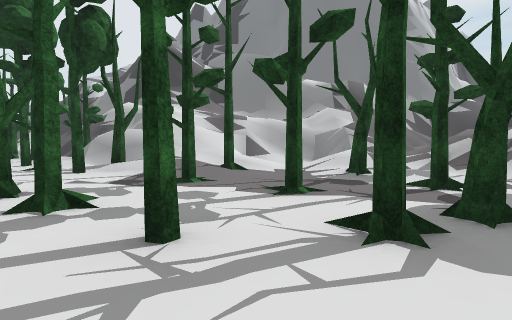
view 1 (above)

24 first-person views from a walk through a Unity game level. The camera is 1.2 m above the floor, tilts 4° down and sees 80° across. The floor is counted in squares, 2 m on a side. Each view is taken from the middle of a square. On the plan, view 1 faces up. The plan holds only what a view shows up to about 9 squares ahead; the rest is blank. The place goes on beyond the plan. Some animated figures are not drawn. Door leaves are left out, so doorways stand open. Some surface patterns are stand-ins.

view 2
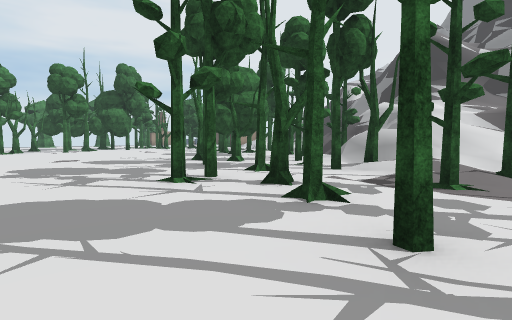

view 3
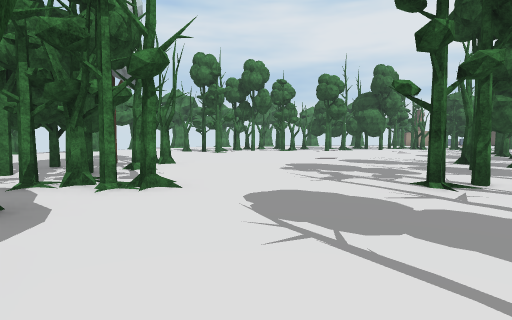

view 4
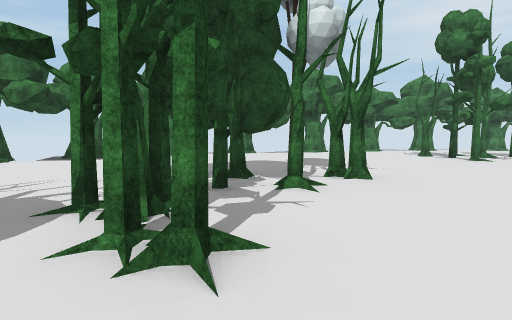

view 5
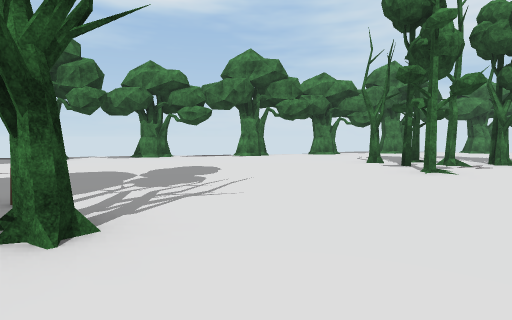

view 6
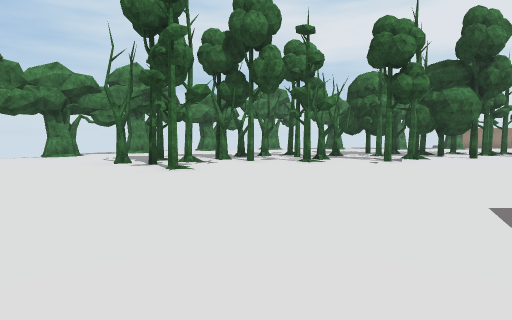

view 7
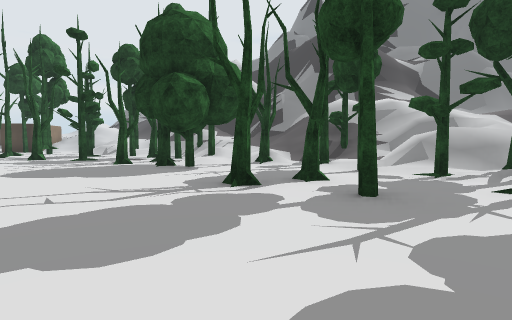

view 8
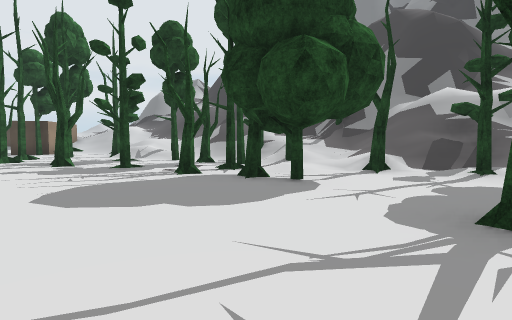

view 9
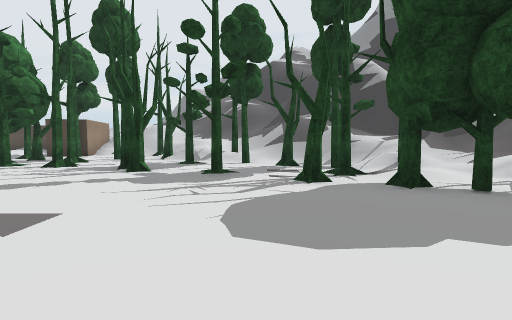

view 10
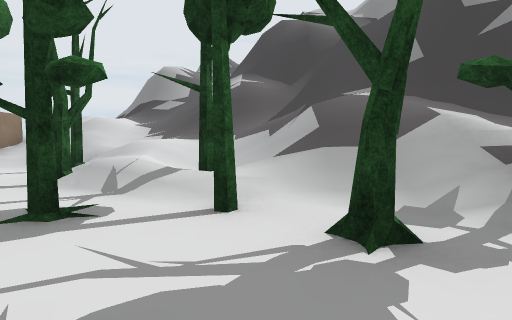

view 11
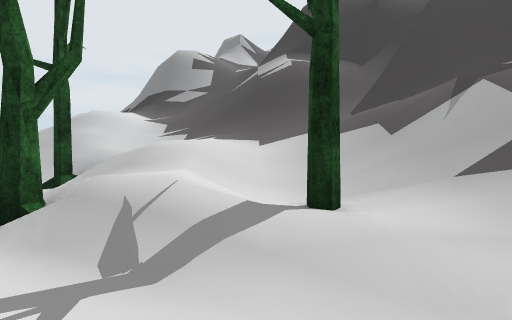

view 12
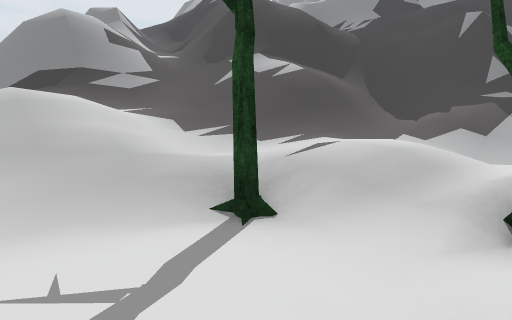

view 13
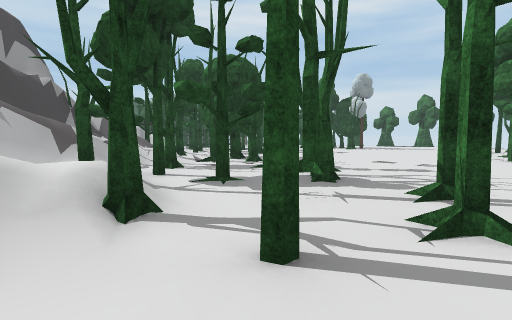

view 14
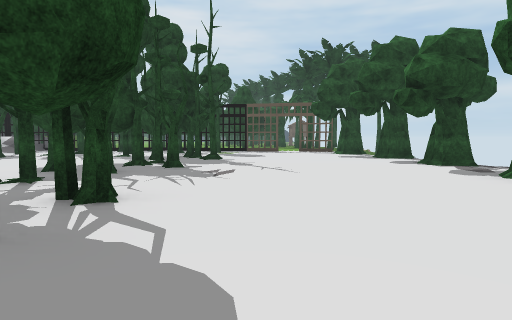

view 15
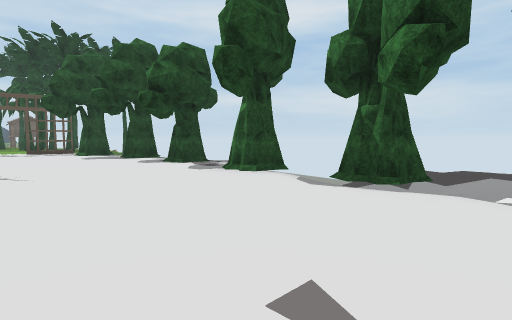

view 16
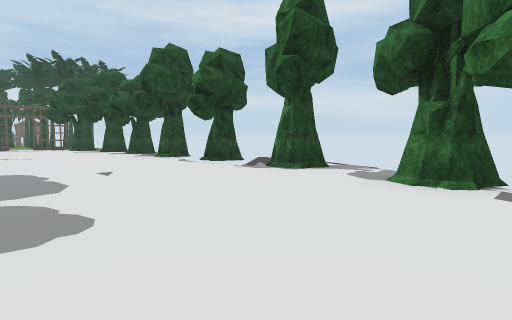

view 17
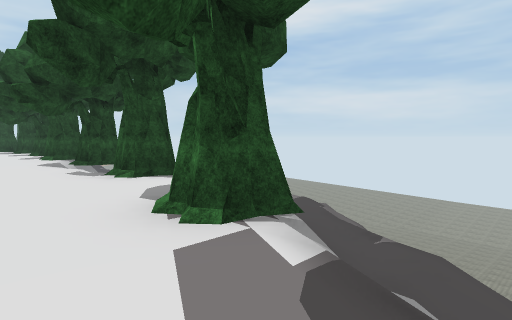

view 18
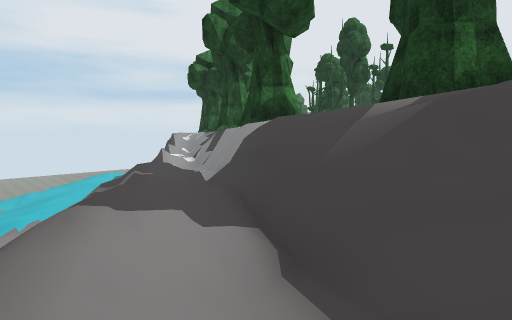

view 19
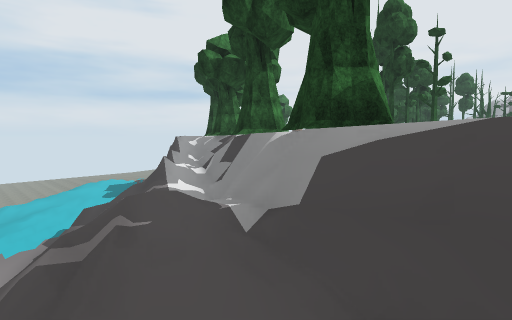

view 20
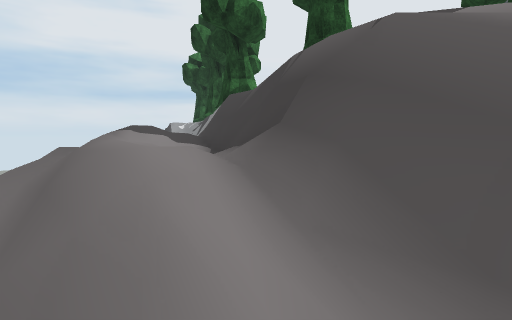

view 21
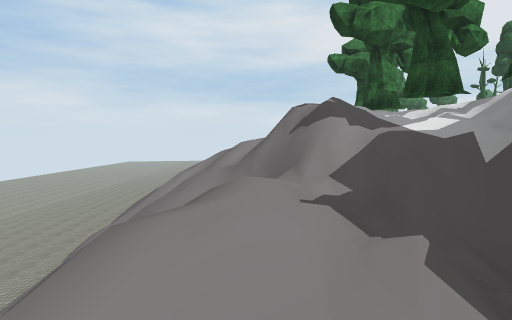

view 22
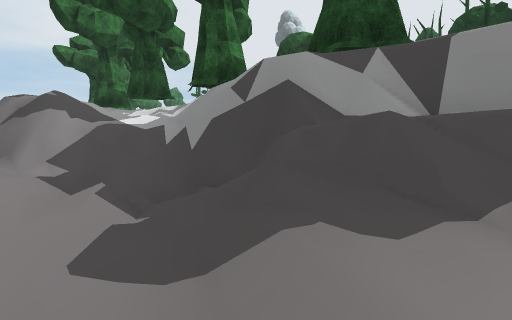

view 23
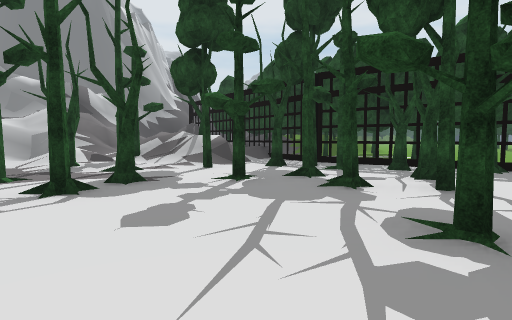

view 24
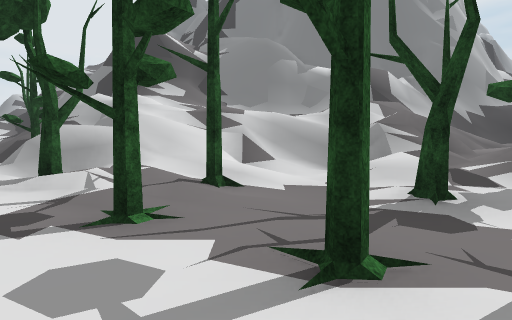

### Floor plan
Key: @ floor where view 1 was taken; # wall or solid block; x gap in a wall; . main floor; : floor 0.75 m higher than the main floor; + floor 1.5 m higher than the main floor; - floor 1.5 m lower than the main floor; * floor 2.5 m higher than the main floor; % floor 2.75 m higher than the main floor; & floor 3.25 m higher than the main floor; / step, stairs or slope; = window, fence, low wall or low ledge; ^ raised ledge; v drop or lower ground; T tree; O other object.
Columns run from 16 left of view 1 to 9 right of it. Each row starts with its distance up from view 1.
 22    ==
 21    //=
 20 =#///=
 19  ==/==
 18 /////^^^
 17 //////#=
 16 //////==
 15 ./T////^^
 14 ../////#^=
 13 .TT/T///#^=^
 12 T.../T/T/##^^^^^
 11 T.TT..TT/T==#===^^###^^##
 10 .TTT...TT//*/&&*    =
  9 ....T.#T/T/T//%* *&%++=
  8  .....TT../T/x//==###
  7 T......T...T==////===
  6 ............TT//T//T+
  5 T........TT..T//./TT:T
  4 .T........T.T..T..T..=##
  3 ............TTT.T...TT #
  2 T...........T..T.TT..TT#T
  1  T.................TTT #.T
  0  T..............@...T.T#T
 -1 T...........T.......TT.T
 -2 .TTT.....TT.T.TT..T...O
 -3 TT.......T.TTT.TTT
 -4 .........TTT...T..
 -5 .................T
 -6 ..................
 -7 .. .................
 -8 =T..................
 -9 /#=................
-10 //==T..T//T/T/.T..T
-11  ///==.T//T////T.TT
-12 ==//#===./////##v#
-13     #//===////////
-14       //-==///////
-15        =///// /v

Positions as (right, up) in squares from view 1, and headings:
1: (0, 0), facing up
2: (0, 0), facing up-left
3: (0, 0), facing left
4: (-3, 0), facing down-left
5: (-7, 0), facing down-left
6: (-7, 0), facing left
7: (-7, 1), facing up
8: (-9, 3), facing up
9: (-11, 4), facing up
10: (-11, 9), facing up
11: (-12, 11), facing up
12: (-16, 13), facing up-right
13: (-16, 14), facing down-right
14: (-8, -6), facing right
15: (-8, -6), facing down-right
16: (-13, -5), facing down-right
17: (-14, -8), facing down-right
18: (-8, -14), facing up-left
19: (-10, -13), facing up-left
20: (-6, -15), facing up-left
21: (0, -14), facing left
22: (1, -14), facing up-left
23: (0, -2), facing up-right
24: (0, 2), facing up
